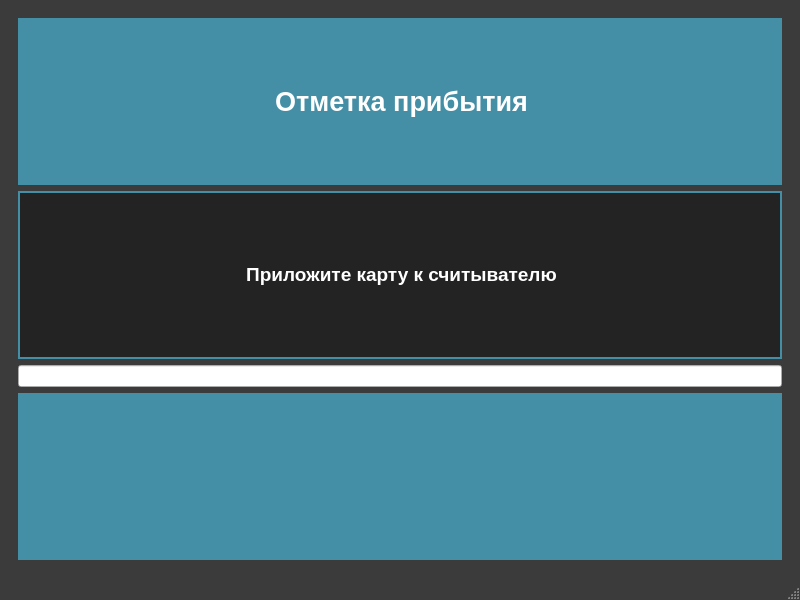
<?xml version="1.0" encoding="UTF-8"?>
<ui version="4.0">
 <class>MainWindow</class>
 <widget class="QMainWindow" name="MainWindow">
  <property name="windowModality">
   <enum>Qt::ApplicationModal</enum>
  </property>
  <property name="geometry">
   <rect>
    <x>0</x>
    <y>0</y>
    <width>800</width>
    <height>600</height>
   </rect>
  </property>
  <property name="windowTitle">
   <string>Пункт прибытия</string>
  </property>
  <property name="styleSheet">
   <string notr="true">QMainWindow{
	background-color:#3a3b3a;
	color:#ffffff;
	border-color:#ffffff;
}
QTableView{
	background-color:#ffffff;
	alternate-background-color:#e2e2e2;
	color:#3a3b3a;
	border-style:solid;
	border-color:#ffffff;
	border-width:0px;
	selection-color:#ffffff;
	selection-background-color:#54b0cb;
}
QHeaderView::section{
    background-color:#448fa6;
	color:#ffffff;
	font:bold;
	height:40px;
	border: #ffffff;
	border-style:solid;
	border-width:0px;
}
QComboBox{
	background-color:#ffffff;
	border-style:solid;
	border-width:2px;
	border-color:#ffffff;
	color:#3a3b3a;
	width:50px;
	height:30px;
	font:bold;
	padding-left:5px
}
QComboBox QAbstractItemView {
	background-color:#ffffff;
	color:#3a3b3a;
    border: 2px solid #ffffff;
	padding-left:2px;
	padding-right:2px;
	padding-top:2px;
	padding-bottom:2px
}
QComboBox::drop-down {
   width: 24px;
   border: 2px;
}
QComboBox::down-arrow {
    image: url(&quot;./res/if_chevron-left.png&quot;);
    width: 16px;
    height: 16px;
}
QComboBox::down-arrow::hover {
    image: url(&quot;./res/if_chevron-down.png&quot;);
    width: 16px;
    height: 16px;
}
QDateEdit{
	background-color:#ffffff;
	border-style:solid;
	border-width:2px;
	border-color:#ffffff;
	color:#3a3b3a;
	width:150px;
	height:30px;
	font:bold;
	padding-left:5px
}
QDateEdit QAbstractItemView {
	background-color:#ffffff;
	color:#3a3b3a;;
}
QDateEdit::drop-down {
   width: 24px;
   border: 2px;
}
QDateEdit::down-arrow {
    image: url(&quot;./res/if_chevron-left.png&quot;);
    width: 16px;
    height: 16px;
}
QDateEdit::down-arrow::hover {
    image: url(&quot;./res/if_chevron-down.png&quot;);
    width: 16px;
    height: 16px;
}
QMenuBar{
	background-color:#3a3b3a;
	color:#ffffff;
	selection-color:#54b0cb;
	font:bold
}
QMenuBar::item::selected{
	background-color:#54b0cb;
	color:#ffffff;
	font:bold;
	padding-left:2px
}
QToolBar{
	background-color:#3a3b3a;
	color:#ffffff;
}
QMenu {
	background-color:#3a3b3a;
	color:#ffffff;
	font:bold;
	padding-left:2px;
}
QMenu::hover {
    background-color: #448fa6;
    color:#3a3b3a;
	font:bold
}
QMenu::item {
    background-color:#3a3b3a;
	color:#ffffff;
}
QMenu::item::selected{
	background-color:#54b0cb;
	color:#ffffff;
	padding-left:10px;
}
QTabWidget{
	background-color:#3a3b3a;
	color:#ffffff;
	border-color:#ffffff;
}
QTabBar::tab:right:selected{
    background-color:#448fa6;
	color:#ffffff;
	font:bold;
	height:60px;
	width: 30px;
	border: #448fa6;
	border-style:solid;
	border-width:2px;
}
QTabBar::tab:right:!selected{
    background-color:#3a3b3a;
	color:#ffffff;
	font:bold;
	height:60px;
	width: 30px;
	border: #448fa6;
	border-style:solid;
	border-width:2px;
}
QLabel{
	background-color:#448fa6;
	color:#ffffff;
	height:60px;
	width: 30px;
	border: #448fa6;
	border-style:solid;
	border-width:2px;
}</string>
  </property>
  <widget class="QWidget" name="centralwidget">
   <layout class="QHBoxLayout" name="horizontalLayout">
    <item>
     <widget class="QStackedWidget" name="stackedWidget">
      <property name="currentIndex">
       <number>0</number>
      </property>
      <widget class="QWidget" name="inputPage">
       <layout class="QVBoxLayout" name="verticalLayout">
        <item>
         <widget class="QLabel" name="headerLabel">
          <property name="text">
           <string>&lt;html&gt;&lt;head/&gt;&lt;body&gt;&lt;p align=&quot;center&quot;&gt;&lt;span style=&quot; font-size:20pt; font-weight:600; color:#ffffff;&quot;&gt;Отметка прибытия&lt;/span&gt;&lt;/p&gt;&lt;/body&gt;&lt;/html&gt;</string>
          </property>
         </widget>
        </item>
        <item>
         <widget class="QLabel" name="middleLabel">
          <property name="styleSheet">
           <string notr="true">QLabel{
	background-color:rgb(35, 35, 35);
	color:rgb(255, 255, 255);
	font-weight:bold
}</string>
          </property>
          <property name="text">
           <string>&lt;html&gt;&lt;head/&gt;&lt;body&gt;&lt;p align=&quot;center&quot;&gt;&lt;span style=&quot; font-size:14pt;&quot;&gt;Приложите карту к считывателю&lt;/span&gt;&lt;/p&gt;&lt;/body&gt;&lt;/html&gt;</string>
          </property>
         </widget>
        </item>
        <item>
         <widget class="QLineEdit" name="rfidInput">
          <property name="echoMode">
           <enum>QLineEdit::Password</enum>
          </property>
          <property name="alignment">
           <set>Qt::AlignCenter</set>
          </property>
         </widget>
        </item>
        <item>
         <widget class="QLabel" name="bottomLabel">
          <property name="text">
           <string/>
          </property>
         </widget>
        </item>
       </layout>
      </widget>
      <widget class="QWidget" name="successPage">
       <layout class="QVBoxLayout" name="verticalLayout_2">
        <item>
         <widget class="QLabel" name="successHeaderLabel">
          <property name="text">
           <string>&lt;html&gt;&lt;head/&gt;&lt;body&gt;&lt;p align=&quot;center&quot;&gt;&lt;span style=&quot; font-size:20pt; font-weight:600;&quot;&gt;Добро пожаловать, &lt;/span&gt;&lt;/p&gt;&lt;p align=&quot;center&quot;&gt;&lt;span style=&quot; font-size:20pt; font-weight:600;&quot;&gt;{}!&lt;/span&gt;&lt;/p&gt;&lt;/body&gt;&lt;/html&gt;</string>
          </property>
         </widget>
        </item>
        <item>
         <widget class="QLabel" name="successMiddleLabel">
          <property name="styleSheet">
           <string notr="true">QLabel{
	background-color:rgb(35, 35, 35);
	color:rgb(255, 255, 255);
	font-weight:bold
}</string>
          </property>
          <property name="text">
           <string>&lt;html&gt;&lt;head/&gt;&lt;body&gt;&lt;p align=&quot;center&quot;&gt;&lt;span style=&quot; font-size:14pt;&quot;&gt;Время прибытия на завод:&lt;/span&gt;&lt;/p&gt;&lt;p align=&quot;center&quot;&gt;&lt;span style=&quot; font-size:18pt;&quot;&gt;{}&lt;/span&gt;&lt;/p&gt;&lt;p align=&quot;center&quot;&gt;&lt;span style=&quot; font-size:14pt;&quot;&gt;Ожидайте приглашения на выгрузку.&lt;/span&gt;&lt;/p&gt;&lt;p align=&quot;center&quot;&gt;&lt;span style=&quot; font-size:14pt;&quot;&gt;На электронном табло будут указаны ваша фамилия и номер автомобиля.&lt;/span&gt;&lt;/p&gt;&lt;/body&gt;&lt;/html&gt;</string>
          </property>
         </widget>
        </item>
        <item>
         <spacer name="verticalSpacer">
          <property name="orientation">
           <enum>Qt::Vertical</enum>
          </property>
          <property name="sizeHint" stdset="0">
           <size>
            <width>20</width>
            <height>40</height>
           </size>
          </property>
         </spacer>
        </item>
       </layout>
      </widget>
      <widget class="QWidget" name="errorPage">
       <layout class="QVBoxLayout" name="verticalLayout_3">
        <item>
         <widget class="QLabel" name="errorHeaderLabel">
          <property name="styleSheet">
           <string notr="true">QLabel{
	background-color:rgb(255, 0, 0);
	color:rgb(255, 255, 255);
	font-weight:bold
}</string>
          </property>
          <property name="text">
           <string>&lt;html&gt;&lt;head/&gt;&lt;body&gt;&lt;p align=&quot;center&quot;&gt;&lt;span style=&quot; font-size:20pt;&quot;&gt;Карта не зарегистрирована!&lt;/span&gt;&lt;/p&gt;&lt;/body&gt;&lt;/html&gt;</string>
          </property>
         </widget>
        </item>
        <item>
         <widget class="QLabel" name="errorMiddleLabel">
          <property name="styleSheet">
           <string notr="true">QLabel{
	background-color:rgb(35, 35, 35);
	color:rgb(255, 255, 255);
	font-weight:bold
}</string>
          </property>
          <property name="text">
           <string>&lt;html&gt;&lt;head/&gt;&lt;body&gt;&lt;p align=&quot;center&quot;&gt;&lt;span style=&quot; font-size:14pt;&quot;&gt;Номер предъявленной карты не зарегистрирован в системе приемки. &lt;/span&gt;&lt;/p&gt;&lt;p align=&quot;center&quot;&gt;&lt;span style=&quot; font-size:14pt;&quot;&gt;Обратитесь к оператору на бракплощадке.&lt;/span&gt;&lt;/p&gt;&lt;/body&gt;&lt;/html&gt;</string>
          </property>
         </widget>
        </item>
        <item>
         <spacer name="verticalSpacer_2">
          <property name="orientation">
           <enum>Qt::Vertical</enum>
          </property>
          <property name="sizeHint" stdset="0">
           <size>
            <width>20</width>
            <height>40</height>
           </size>
          </property>
         </spacer>
        </item>
       </layout>
      </widget>
      <widget class="QWidget" name="errorPage2">
       <layout class="QVBoxLayout" name="verticalLayout_4">
        <item>
         <widget class="QLabel" name="errorHeaderLabel2">
          <property name="styleSheet">
           <string notr="true">QLabel{
	background-color:rgb(255, 0, 0);
	color:rgb(255, 255, 255);
	font-weight:bold
}</string>
          </property>
          <property name="text">
           <string>&lt;html&gt;&lt;head/&gt;&lt;body&gt;&lt;p align=&quot;center&quot;&gt;&lt;span style=&quot; font-size:20pt;&quot;&gt;У вас есть незавершенный рейс!&lt;/span&gt;&lt;/p&gt;&lt;/body&gt;&lt;/html&gt;</string>
          </property>
         </widget>
        </item>
        <item>
         <widget class="QLabel" name="errorMiddleLabel2">
          <property name="styleSheet">
           <string notr="true">QLabel{
	background-color:rgb(35, 35, 35);
	color:rgb(255, 255, 255);
	font-weight:bold
}</string>
          </property>
          <property name="text">
           <string>&lt;html&gt;&lt;head/&gt;&lt;body&gt;&lt;p align=&quot;center&quot;&gt;&lt;span style=&quot; font-size:14pt;&quot;&gt;Рейс №{}&lt;/span&gt;&lt;/p&gt;&lt;p align=&quot;center&quot;&gt;&lt;span style=&quot; font-size:14pt;&quot;&gt;Это может означать, что вы уже отметили прибытие &lt;/span&gt;&lt;/p&gt;&lt;p align=&quot;center&quot;&gt;&lt;span style=&quot; font-size:14pt;&quot;&gt;или в прошлый раз уехали не отметив выезд.&lt;/span&gt;&lt;/p&gt;&lt;p align=&quot;center&quot;&gt;&lt;span style=&quot; font-size:14pt;&quot;&gt;Обратитесь к оператору на бракплощадке.&lt;/span&gt;&lt;/p&gt;&lt;/body&gt;&lt;/html&gt;</string>
          </property>
         </widget>
        </item>
        <item>
         <spacer name="verticalSpacer_3">
          <property name="orientation">
           <enum>Qt::Vertical</enum>
          </property>
          <property name="sizeHint" stdset="0">
           <size>
            <width>20</width>
            <height>40</height>
           </size>
          </property>
         </spacer>
        </item>
       </layout>
      </widget>
     </widget>
    </item>
   </layout>
  </widget>
  <widget class="QMenuBar" name="menubar">
   <property name="geometry">
    <rect>
     <x>0</x>
     <y>0</y>
     <width>800</width>
     <height>30</height>
    </rect>
   </property>
  </widget>
  <widget class="QStatusBar" name="statusbar"/>
 </widget>
 <resources/>
 <connections/>
</ui>
